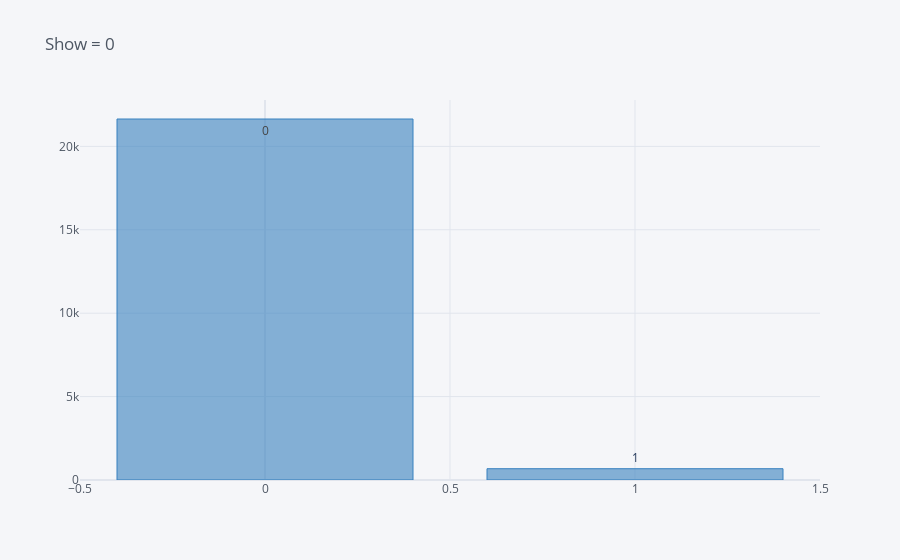

Source (notebook cell):
### Code cell
X.Alcoholism.value_counts().iplot(kind='bar',text=['0', '1'], title='Show = 0',color=['blue'])

### Figure 1 — Plotly figure (JSON) as saved in the notebook; plotly's stock layout.template omitted (floating-point values rounded to 4 significant figures)
{"data": [{"marker": {"color": "rgba(55, 128, 191, 0.6)", "line": {"color": "rgba(55, 128, 191, 1.0)", "width": 1}}, "name": "Alcoholism", "orientation": "v", "text": ["0", "1"], "type": "bar", "x": [0, 1], "y": [21642, 677]}], "layout": {"legend": {"bgcolor": "#F5F6F9", "font": {"color": "#4D5663"}}, "paper_bgcolor": "#F5F6F9", "plot_bgcolor": "#F5F6F9", "title": {"font": {"color": "#4D5663"}, "text": "Show = 0"}, "xaxis": {"gridcolor": "#E1E5ED", "showgrid": true, "tickfont": {"color": "#4D5663"}, "title": {"font": {"color": "#4D5663"}, "text": ""}, "zerolinecolor": "#E1E5ED"}, "yaxis": {"gridcolor": "#E1E5ED", "showgrid": true, "tickfont": {"color": "#4D5663"}, "title": {"font": {"color": "#4D5663"}, "text": ""}, "zerolinecolor": "#E1E5ED"}}}
